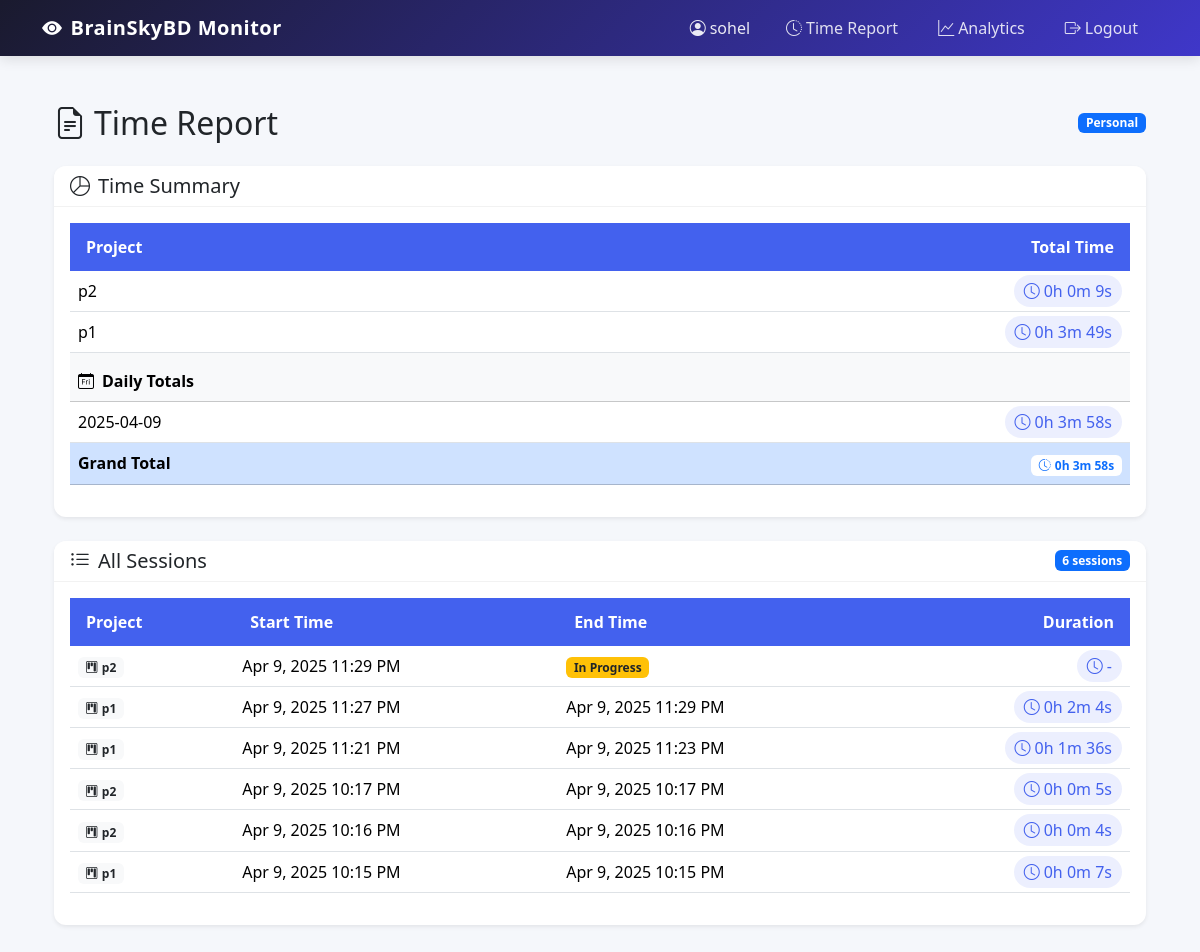
/time-report/ (signed in), run on the app's committed database.
### monitor/models.py (models this page shows, shortened)
class Project(models.Model):
    name = models.CharField(max_length=100)
    description = models.TextField(blank=True)
    is_active = models.BooleanField(default=True)

class TrackingSession(models.Model):
    user = models.ForeignKey(User, on_delete=models.CASCADE)
    project = models.ForeignKey(Project, on_delete=models.CASCADE, null=True, blank=True)
    start_time = models.DateTimeField(auto_now_add=True)
    end_time = models.DateTimeField(null=True, blank=True)
    is_active = models.BooleanField(default=True)
    total_time = models.DurationField(null=True, blank=True)

### dashboard/views.py (the view)
# urls.py: path('time-report/', dashboard_views.time_report, name='time_report'),
@login_required
@login_required
def time_report(request):
    sessions = TrackingSession.objects.filter(user=request.user).order_by('-start_time')
    projects_time = {}
    daily_totals = {}
    for session in sessions:
        if session.project:
            if session.project.name not in projects_time:
                projects_time[session.project.name] = session.total_time or timedelta()
            else:
                projects_time[session.project.name] += session.total_time or timedelta()
            date_str = session.start_time.date().isoformat()
            if date_str not in daily_totals:
                daily_totals[date_str] = session.total_time or timedelta()
            else:
                daily_totals[date_str] += session.total_time or timedelta()
    projects_time_list = [(project, time) for project, time in projects_time.items()]
    daily_totals_list = [(date, total) for date, total in daily_totals.items()]
    context = {
        'sessions': sessions,
        'projects_time': projects_time_list,
        'daily_totals': daily_totals_list,
    }
    return render(request, 'dashboard/time_report.html', context)

### dashboard/templatetags/duration_tags.py (called while the page is built)
@register.filter
def duration_format(td):
    if not td:
        return "-"
    total_seconds = int(td.total_seconds())
    hours = total_seconds // 3600
    minutes = (total_seconds % 3600) // 60
    seconds = total_seconds % 60
    return f"{hours}h {minutes}m {seconds}s"

@register.filter
def sum_time(project_times):
    total = timedelta()
    for project, time in project_times:
        total += time
    return total

### dashboard/templates/dashboard/time_report.html
{% extends 'base.html' %}
{% load duration_tags %}
{% block content %}
<div class="container py-4">
    <div class="d-flex justify-content-between align-items-center mb-4">
        <h2 class="mb-0"><i class="bi bi-file-earmark-text me-2"></i>Time Report</h2>
        <span class="badge bg-primary">Personal</span>
    </div>
    <div class="card shadow-sm mb-4">
        <div class="card-header bg-white">
            <h5 class="mb-0"><i class="bi bi-pie-chart me-2"></i>Time Summary</h5>
        </div>
        <div class="card-body">
            <div class="table-responsive">
                <table class="table table-hover">
                    <thead class="table-light">
                        <tr>
                            <th>Project</th>
                            <th class="text-end">Total Time</th>
                        </tr>
                    </thead>
                    <tbody>
                        {% for project, time in projects_time %}
                        <tr>
                            <td>{{ project }}</td>
                            <td class="text-end">
                                <span class="badge-time">
                                    <i class="bi bi-clock me-1"></i>{{ time|duration_format }}
                                </span>
                            </td>
                        </tr>
                        {% empty %}
                        <tr>
                            <td colspan="2" class="text-center py-4 text-muted">
                                <i class="bi bi-exclamation-circle me-1"></i>No project time data available
                            </td>
                        </tr>
                        {% endfor %}
                        <tr class="table-light">
                            <th colspan="2" class="pt-3">
                                <i class="bi bi-calendar-day me-2"></i>Daily Totals
                            </th>
                        </tr>
                        {% for date, total in daily_totals %}
                        <tr>
                            <td>{{ date }}</td>
                            <td class="text-end">
                                <span class="badge-time">
                                    <i class="bi bi-clock me-1"></i>{{ total|duration_format }}
                                </span>
                            </td>
                        </tr>
                        {% endfor %}
                        <tr class="table-primary">
                            <th>Grand Total</th>
                            <th class="text-end">
                                <span class="badge bg-white text-primary">
                                    <i class="bi bi-clock-history me-1"></i>{{ projects_time|sum_time|duration_format }}
                                </span>
                            </th>
                        </tr>
                    </tbody>
                </table>
            </div>
        </div>
    </div>
    <div class="card shadow-sm">
        <div class="card-header bg-white d-flex justify-content-between align-items-center">
            <h5 class="mb-0"><i class="bi bi-list-ul me-2"></i>All Sessions</h5>
            <span class="badge bg-primary">{{ sessions|length }} sessions</span>
        </div>
        <div class="card-body">
            <div class="table-responsive">
                <table class="table table-hover">
                    <thead class="table-light">
                        <tr>
                            <th>Project</th>
                            <th>Start Time</th>
                            <th>End Time</th>
                            <th class="text-end">Duration</th>
                        </tr>
                    </thead>
                    <tbody>
                        {% for session in sessions %}
                        <tr>
                            <td>
                                {% if session.project %}
                                    <span class="badge bg-light text-dark">
                                        <i class="bi bi-kanban me-1"></i>{{ session.project.name }}
                                    </span>
                                {% else %}
                                    N/A
                                {% endif %}
                            </td>
                            <td>{{ session.start_time|date:"M j, Y g:i A" }}</td>
                            <td>
                                {% if session.end_time %}
                                    {{ session.end_time|date:"M j, Y g:i A" }}
                                {% else %}
                                    <span class="badge bg-warning text-dark">In Progress</span>
                                {% endif %}
                            </td>
                            <td class="text-end">
                                <span class="badge-time">
                                    <i class="bi bi-clock me-1"></i>{{ session.total_time|duration_format }}
                                </span>
                            </td>
                        </tr>
                        {% empty %}
                        <tr>
                            <td colspan="4" class="text-center py-4 text-muted">
                                <i class="bi bi-exclamation-circle me-1"></i>No tracking sessions available
                            </td>
                        </tr>
                        {% endfor %}
                    </tbody>
                </table>
            </div>
        </div>
    </div>
</div>
{% endblock %}

### dashboard/templates/base.html (shortened to what this page needs)
<!DOCTYPE html>
<html lang="en">
<head>
    <link href="https://cdn.jsdelivr.net/npm/bootstrap@5.3.2/dist/css/bootstrap.min.css" rel="stylesheet">
    <link rel="stylesheet" href="https://cdn.jsdelivr.net/npm/bootstrap-icons@1.11.1/font/bootstrap-icons.css">
</head>
<body>
    <nav class="navbar navbar-expand-lg navbar-dark">
        <div class="container">
            <a class="navbar-brand" href="{% url 'dashboard' %}">
                <i class="bi bi-eye-fill me-2"></i>BrainSkyBD Monitor
            </a>
            <div class="collapse navbar-collapse" id="navbarNav">
                <div class="navbar-nav ms-auto">
                    {% if user.is_authenticated %}
                        <span class="navbar-text me-3">
                            <i class="bi bi-person-circle me-1"></i>{{ user.username }}
                        </span>
                        <a href="{% url 'time_report' %}" class="nav-link">
                            <i class="bi bi-clock-history me-1"></i>Time Report
                        </a>
                        {% if user.is_superuser %}
                            <a href="{% url 'admin_analytics' %}" class="nav-link">
                                <i class="bi bi-graph-up me-1"></i>Analytics
                            </a>
                        {% endif %}
                        <form action="{% url 'logout' %}" method="post" class="d-inline">
                            <button type="submit" class="nav-link btn btn-link">
                                <i class="bi bi-box-arrow-right me-1"></i>Logout
                            </button>
                        </form>
                    {% else %}
                        <a class="nav-link" href="{% url 'login' %}">
                            <i class="bi bi-box-arrow-in-right me-1"></i>Login
                        </a>
                    {% endif %}
                </div>
            </div>
        </div>
    </nav>
    <div class="container py-4">
        {% block content %}
        {% endblock %}
    </div>
</body>
</html>

### dashboard/templates/base.html (style rules this page uses)
:root { --primary-color: #4361ee; --secondary-color: #3f37c9; --accent-color: #4895ef; --dark-color: #1a1a2e; --light-color: #f8f9fa; }
body { background-color: #f5f7fb; font-family: 'Segoe UI', Tahoma, Geneva, Verdana, sans-serif; }
.navbar { background: linear-gradient(135deg, var(--dark-color), var(--secondary-color)); box-shadow: 0 4px 12px rgba(0, 0, 0, 0.1); }
.navbar-brand { font-weight: 700; letter-spacing: 0.5px; }
.card { border: none; border-radius: 12px; box-shadow: 0 6px 15px rgba(0, 0, 0, 0.05); transition: transform 0.3s ease, box-shadow 0.3s ease; margin-bottom: 24px; }
.card-header { background-color: white; border-bottom: 1px solid rgba(0, 0, 0, 0.05); font-weight: 600; border-radius: 12px 12px 0 0 !important; }
.table { border-collapse: separate; border-spacing: 0; }
.table thead th { background-color: var(--primary-color); color: white; border: none; padding: 12px 16px; }
.table tbody tr { transition: all 0.2s ease; }
.nav-link { color: rgba(255, 255, 255, 0.85); transition: all 0.2s ease; margin: 0 8px; padding: 8px 12px !important; border-radius: 6px; }
.navbar-text { color: rgba(255, 255, 255, 0.9); }
.badge-time { background-color: rgba(67, 97, 238, 0.1); color: var(--primary-color); font-weight: 500; padding: 5px 10px; border-radius: 20px; }

### data on the page
Project: projects_time "p2"
Project: projects_time "p1"
TrackingSession: project.name "p2", start_time "Apr 9, 2025 11:29 PM", shows "In Progress", total_time|duration_format "-"
TrackingSession: project.name "p1", start_time "Apr 9, 2025 11:27 PM", end_time "Apr 9, 2025 11:29 PM", total_time|duration_format "0h 2m 4s"
TrackingSession: project.name "p1", start_time "Apr 9, 2025 11:21 PM", end_time "Apr 9, 2025 11:23 PM", total_time|duration_format "0h 1m 36s"
TrackingSession: project.name "p2", start_time "Apr 9, 2025 10:17 PM", end_time "Apr 9, 2025 10:17 PM", total_time|duration_format "0h 0m 5s"
TrackingSession: project.name "p2", start_time "Apr 9, 2025 10:16 PM", end_time "Apr 9, 2025 10:16 PM", total_time|duration_format "0h 0m 4s"
TrackingSession: project.name "p1", start_time "Apr 9, 2025 10:15 PM", end_time "Apr 9, 2025 10:15 PM", total_time|duration_format "0h 0m 7s"

### other printed values
{{ user.username }} "sohel"
{{ time|duration_format }} "0h 0m 9s" "0h 3m 49s"
{{ date }} "2025-04-09"
{{ total|duration_format }} "0h 3m 58s"
{{ projects_time|sum_time|duration_format }} "0h 3m 58s"
{{ sessions|length }} "6"
